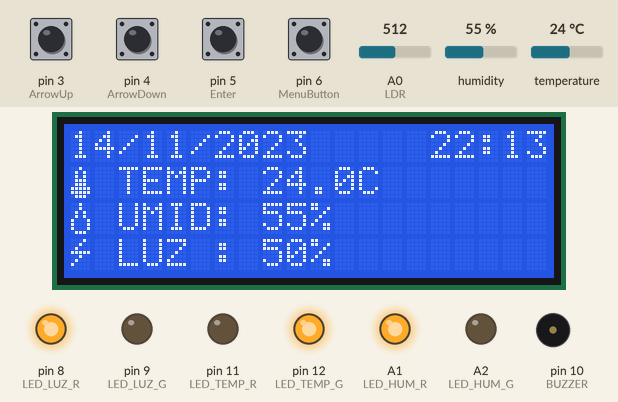
Simulated run of this sketch. Board: Arduino Uno, built with avr-gcc and run on an emulated ATmega328P. Shown: 20×4 character LCD, output pins drawn as LEDs (lit = HIGH), buzzer (waves = sounding). The inputs (shaded band) are chosen by the test bench; at power-on: pin 3 (ArrowUp), pin 4 (ArrowDown), pin 5 (Enter), pin 6 (MenuButton) HIGH, humidity 55 %, A0 (LDR) = 512, temperature 24 °C. The local clock reads 2024-03-15 10:24:30 at power-on unless the sketch sets it; EEPROM starts erased.

Above: at 8.0 s.
8.1 s: pin 6 (MenuButton) pulled LOW for 0.15 s
At 9.5 s:
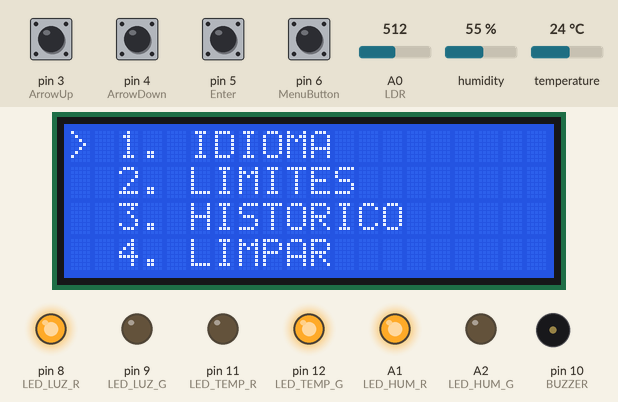
10.5 s: pin 3 (ArrowUp) pulled LOW for 1 s
At 12.6 s:
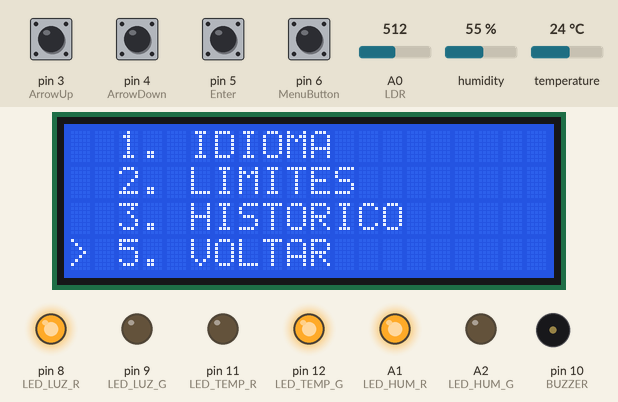
17.3 s: pin 3 (ArrowUp) pulled LOW for 0.15 s
21.4 s: pin 5 (Enter) pulled LOW for 1 s
At 23.7 s:
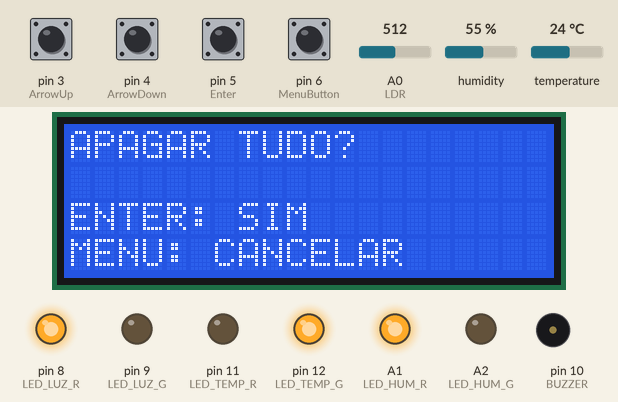
28.1 s: pin 5 (Enter) pulled LOW for 0.15 s
At 28.8 s:
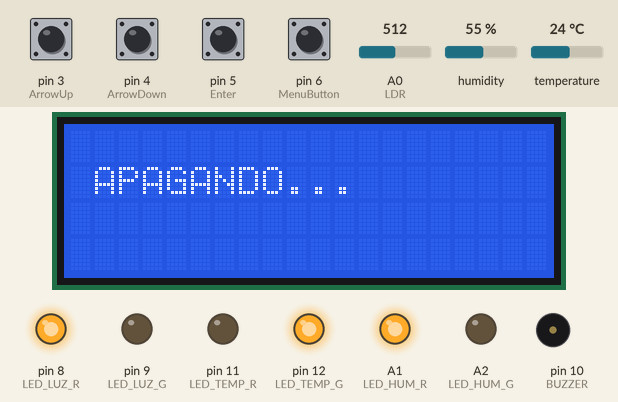
32.4 s: humidity set to 52 %
At 34.4 s:
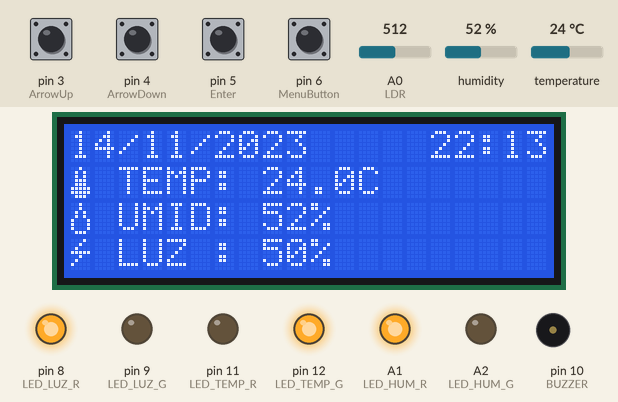
34.7 s: humidity set to 49 %
At 35.9 s:
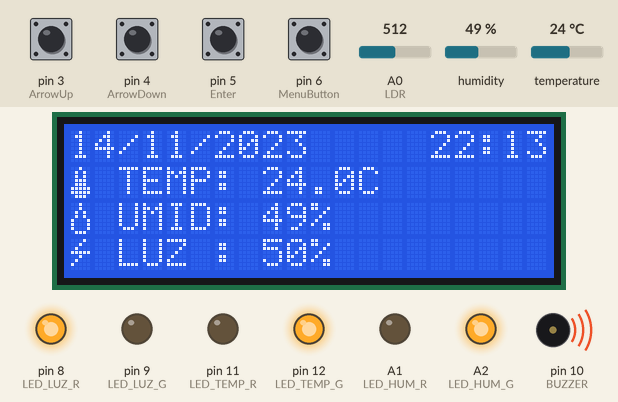
Timing chart, 0 to 35.6 s (numbered marks = the images above; inputs shaded):
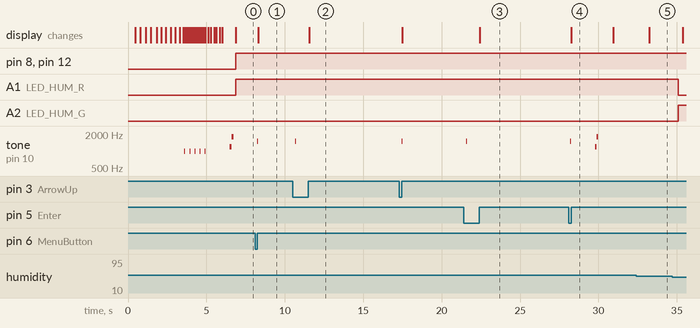

Measured:
- after the input at 8.1 s, tone on pin 10 (BUZZER): silent → 1500 Hz after 0.13 s, → silent 0.03 s later; the display: changes after 0.20 s (image 1)
- after the input at 10.5 s, tone on pin 10 (BUZZER): silent → 1500 Hz after 0.16 s, → silent 0.03 s later; the display: changes after 1.1 s (image 2)
- after the input at 17.3 s, tone on pin 10 (BUZZER): silent → 1500 Hz after 0.14 s, → silent 0.03 s later
- after the input at 21.4 s, tone on pin 10 (BUZZER): silent → 1500 Hz after 0.16 s, → silent 0.03 s later; the display: changes after 1.0 s (image 3)
- after the input at 28.1 s, the display: changes after 0.16 s (image 4)
- after the input at 32.4 s, tone on pin 10 (BUZZER): stays silent (without the input it goes to 640 Hz after 2.3 s); the display: changes after 0.85 s (image 5)
- what the display in image 4 shows lasts 2.7 s, from 28.3 s to 31.0 s

The sketch:

Data_Logger.ino
```cpp
#include <Wire.h>
#include <LiquidCrystal_I2C.h>
#include <DHT.h>
#include <RTClib.h>
#include <EEPROM.h>

// --- CONFIGURAÇÕES ---
LiquidCrystal_I2C lcd(0x27, 20, 4);
DHT dht(2, DHT22);
RTC_DS3231 rtc;

#define LED_LUZ_R 8
#define LED_LUZ_G 9
#define LED_TEMP_R 11
#define LED_TEMP_G 12
#define LED_HUM_R A1
#define LED_HUM_G A2
#define LDR A0
#define ArrowUp 3
#define ArrowDown 4
#define Enter 5
#define MenuButton 6
#define BUZZER 10

// --- VARIÁVEIS GLOBAIS ---
int idioma = 0;
float tempMin = 15.0, tempMax = 25.0;
float humMin = 30.0, humMax = 50.0;
int luzMin = 0, luzMax = 30;

bool alertaAtivo = false, editandoMin = true;
int totalRegistros = 0, enderecoAtual = 0, indiceHistorico = 0, menuIndex = 0, etapaAjuste = 0;

enum MenuState { MONITORAMENTO, MENU_PRINCIPAL, MENU_IDIOMA, SUBMENU_LIMITES, MENU_LIMITES, MENU_HISTORICO, MENU_LIMPAR };
MenuState estadoAtual = MONITORAMENTO;

struct Registro {
  float temp; float hum; int luz;
  byte dia; byte mes; byte hora; byte minute;
};

// Novos caracteres para a animação
byte termo[8] = {B00100, B01010, B01010, B01110, B01110, B11111, B11111, B01110};
byte gota[8]  = {B00100, B00100, B01010, B01010, B10001, B10001, B10001, B01110};
byte raio[8]  = {B00010, B00100, B01000, B11111, B00100, B01000, B10000, B00000};

// Caracteres para a logo animada
byte chip1[8] = {B01110, B10001, B10001, B11111, B10001, B10001, B10001, B01110};
byte chip2[8] = {B01110, B11111, B10101, B11111, B10101, B11111, B11111, B01110};
byte chip3[8] = {B01110, B11111, B11111, B11111, B11111, B11111, B11111, B01110};
byte onda1[8] = {B00000, B00000, B00001, B00011, B00110, B01100, B11000, B10000};
byte onda2[8] = {B00000, B10000, B11000, B01100, B00110, B00011, B00001, B00000};
byte seta[8]   = {B00100, B01110, B11111, B00100, B00100, B00100, B00100, B00100};
byte quadrado[8] = {B11111, B10001, B10001, B10001, B10001, B10001, B10001, B11111};

// --- FUNÇÕES DE MEMÓRIA (CONFIGURAÇÕES) ---
void salvarConfiguracoes() {
  EEPROM.put(500, tempMin); EEPROM.put(504, tempMax);
  EEPROM.put(508, humMin);  EEPROM.put(512, humMax);
  EEPROM.put(516, luzMin);  EEPROM.put(520, luzMax);
  EEPROM.put(524, idioma);
}

void carregarConfiguracoes() {
  float t_test;
  EEPROM.get(500, t_test);
  if(!isnan(t_test) && t_test > -50 && t_test < 100) {
    EEPROM.get(500, tempMin); EEPROM.get(504, tempMax);
    EEPROM.get(508, humMin);  EEPROM.get(512, humMax);
    EEPROM.get(516, luzMin);  EEPROM.get(520, luzMax);
    EEPROM.get(524, idioma);
  }
}

// --- ANIMAÇÃO DE BOOT ---
void animacaoBoot() {
  // Cria os caracteres personalizados
  lcd.createChar(3, chip1);
  lcd.createChar(4, chip2);
  lcd.createChar(5, chip3);
  lcd.createChar(6, onda1);
  lcd.createChar(7, onda2);

  // Animação 1: Logo com efeito de onda
  for(int frame = 0; frame < 3; frame++) {
    lcd.clear();
    lcd.setCursor(4, 0);
    lcd.print("DEBUGGERS");
    lcd.setCursor(7, 1);
    lcd.write(3);
    lcd.write(3);
    lcd.write(3);

    lcd.setCursor(7, 2);
    lcd.write(4);
    lcd.write(4);
    lcd.write(4);

    lcd.setCursor(7, 3);
    lcd.write(5);
    lcd.write(5);
    lcd.write(5);

    delay(300);

    if(frame < 2) {
      lcd.clear();
      lcd.setCursor(4, 0);
      lcd.print("DEBUGGERS");

      lcd.setCursor(7, 1);
      lcd.write(4);
      lcd.write(4);
      lcd.write(4);

      lcd.setCursor(7, 2);
      lcd.write(5);
      lcd.write(5);
      lcd.write(5);

      lcd.setCursor(7, 3);
      lcd.write(3);
      lcd.write(3);
      lcd.write(3);

      delay(300);
    }
  }

  // Animação 2: Ondas digitais
  for(int i = 0; i < 3; i++) {
    lcd.clear();
    lcd.setCursor(1, 0);
    lcd.print(">> SYSTEM BOOT  <<");

    // Ondas se movendo
    for(int pos = 0; pos < 20; pos++) {
      lcd.setCursor(pos, 2);
      lcd.write(6);
      lcd.setCursor(19-pos, 3);
      lcd.write(7);
    }
    delay(200);

    lcd.clear();
    lcd.setCursor(1, 0);
    lcd.print(">> SYSTEM BOOT  <<");

    for(int pos = 0; pos < 20; pos++) {
      lcd.setCursor(19-pos, 2);
      lcd.write(7);
      lcd.setCursor(pos, 3);
      lcd.write(6);
    }
    delay(200);
  }

  // Animação 3: Barra de progresso
  lcd.clear();
  lcd.setCursor(3, 0);
  lcd.print("INICIALIZANDO");
  lcd.setCursor(0, 2);
  lcd.print("[");
  lcd.setCursor(19, 2);
  lcd.print("]");

  for(int i = 0; i <= 16; i++) {
    lcd.setCursor(1 + i, 2);
    lcd.write(255); // Bloco cheio
    delay(80);
    // Som de click suave durante a progressão
    if(i % 4 == 0) tone(BUZZER, 1000, 20);
  }

  // Animação 4: Piscando "READY"
  for(int i = 0; i < 3; i++) {
    lcd.setCursor(7, 3);
    lcd.print("READY!");
    delay(200);
    lcd.setCursor(7, 3);
    lcd.print("      ");
    delay(150);
  }

  lcd.setCursor(6, 3);
  lcd.print("READY!");
  delay(500);

  // Som de sucesso final
  tone(BUZZER, 1200, 100);
  delay(100);
  tone(BUZZER, 1800, 150);
  delay(200);
}

// --- FUNÇÕES DE APOIO ---
void somClick() { tone(BUZZER, 1500, 30); }
void somSucesso() { tone(BUZZER, 1200, 100); delay(100); tone(BUZZER, 1800, 100); }
void somAlerta() {
  for (int f = 600; f < 1000; f += 20) { tone(BUZZER, f); delay(3); }
  for (int f = 1000; f > 600; f -= 20) { tone(BUZZER, f); delay(3); }
  noTone(BUZZER);
}

String traduza(String pt, String en, String es) {
  if (idioma == 1) return en; if (idioma == 2) return es; return pt;
}

bool botaoPressionado(int pino) {
  if (digitalRead(pino) == LOW) {
    delay(50);
    if (digitalRead(pino) == LOW) {
      somClick();
      while (digitalRead(pino) == LOW);
      return true;
    }
  }
  return false;
}

void salvarRegistro() {
  Registro novo;
  DateTime now = rtc.now();
  novo.temp = dht.readTemperature();
  novo.hum = dht.readHumidity();
  novo.luz = map(analogRead(LDR), 0, 1023, 0, 100);
  novo.dia = now.day(); novo.mes = now.month();
  novo.hora = now.hour(); novo.minute = now.minute();
  EEPROM.put(enderecoAtual, novo);
  enderecoAtual += sizeof(Registro);
  if (enderecoAtual + sizeof(Registro) > 450) enderecoAtual = 0;
  if (totalRegistros < (450 / sizeof(Registro))) totalRegistros++;
}

void limparMemoria() {
  lcd.clear(); lcd.setCursor(0,1); lcd.print(traduza(" APAGANDO...", " CLEARING...", " BORRANDO..."));
  for (int i = 0 ; i < 450 ; i++) EEPROM.write(i, 0);
  totalRegistros = 0; enderecoAtual = 0; indiceHistorico = 0;
  somSucesso(); delay(1000);
}

// --- DESENHO DAS TELAS ---
void desenharTela() {
  lcd.clear();
  switch (estadoAtual) {
    case MONITORAMENTO: {
        DateTime now = rtc.now();
        lcd.setCursor(0,0);
        if(now.day() < 10) lcd.print('0'); lcd.print(now.day()); lcd.print('/');
        if(now.month() < 10) lcd.print('0'); lcd.print(now.month()); lcd.print('/');
        lcd.print(now.year());
        lcd.setCursor(15,0);
        if(now.hour() < 10) lcd.print('0'); lcd.print(now.hour());
        lcd.print(':'); if(now.minute() < 10) lcd.print('0'); lcd.print(now.minute());

        lcd.setCursor(0,1); lcd.write(0); lcd.print(traduza(" TEMP: ", " TEMP: ", " TEMP: "));
        lcd.print(dht.readTemperature(), 1); lcd.print("C");
        lcd.setCursor(0,2); lcd.write(1); lcd.print(traduza(" UMID: ", " HUMID:", " HUMED:"));
        lcd.print((int)dht.readHumidity()); lcd.print("%");
        lcd.setCursor(0,3); lcd.write(2); lcd.print(traduza(" LUZ : ", " LIGHT:", " LUZ : "));
        lcd.print(map(analogRead(LDR), 0, 1023, 0, 100)); lcd.print("%");
      } break;

    case MENU_PRINCIPAL:
      lcd.setCursor(0,0); lcd.print(menuIndex == 0 ? "> 1. " : "  1. "); lcd.print(traduza("IDIOMA", "LANGUAGE", "IDIOMA"));
      lcd.setCursor(0,1); lcd.print(menuIndex == 1 ? "> 2. " : "  2. "); lcd.print(traduza("LIMITES", "LIMITS", "LIMITES"));
      lcd.setCursor(0,2); lcd.print(menuIndex == 2 ? "> 3. " : "  3. "); lcd.print(traduza("HISTORICO", "HISTORY", "HISTORIAL"));
      lcd.setCursor(0,3); lcd.print(menuIndex == 3 ? "> 4. " : "  4. "); lcd.print(traduza("LIMPAR", "CLEAR", "LIMPIAR"));
      if(menuIndex == 4) { lcd.setCursor(0,3); lcd.print("> 5. "); lcd.print(traduza("VOLTAR", "BACK", "VOLVER")); }
      break;

    case SUBMENU_LIMITES:
      lcd.setCursor(0,0); lcd.print(traduza("AJUSTAR:", "SELECT SENSOR:", "AJUSTAR:"));
      lcd.setCursor(0,1); lcd.print(menuIndex == 0 ? "> " : "  "); lcd.print(traduza("TEMPERATURA", "TEMPERATURE", "TEMPERATURA"));
      lcd.setCursor(0,2); lcd.print(menuIndex == 1 ? "> " : "  "); lcd.print(traduza("UMIDADE", "HUMIDITY", "HUMEDAD"));
      lcd.setCursor(0,3); lcd.print(menuIndex == 2 ? "> " : "  "); lcd.print(traduza("LUMINOSIDADE", "LIGHT LEVEL", "LUMINOSIDAD"));
      break;

    case MENU_LIMITES:
      lcd.setCursor(0,0);
      if(etapaAjuste == 0) lcd.print(traduza("SET: TEMPERATURA", "SET: TEMPERATURE", "SET: TEMPERATURA"));
      else if(etapaAjuste == 1) lcd.print(traduza("SET: UMIDADE", "SET: HUMIDITY", "SET: HUMEDAD"));
      else lcd.print(traduza("SET: LUZ", "SET: LIGHT", "SET: LUZ"));
      lcd.setCursor(0,2); lcd.print(editandoMin ? "MIN -> " : "MAX -> ");
      if(etapaAjuste == 0) lcd.print(editandoMin ? tempMin : tempMax, 1);
      else if(etapaAjuste == 1) lcd.print(editandoMin ? humMin : humMax, 0);
      else lcd.print(editandoMin ? luzMin : luzMax);
      lcd.print(etapaAjuste == 0 ? " C" : " %");
      break;

    case MENU_HISTORICO:
      if(totalRegistros == 0) {
        lcd.setCursor(5,1); lcd.print(traduza("VAZIO", "EMPTY", "VACIO"));
      } else {
        Registro r; EEPROM.get(indiceHistorico * sizeof(Registro), r);
        lcd.setCursor(0,0); lcd.print("L"); lcd.print(indiceHistorico + 1); lcd.print("/"); lcd.print(totalRegistros);
        lcd.setCursor(9,0);
        if(r.dia < 10) lcd.print("0"); lcd.print(r.dia); lcd.print("/"); if(r.mes < 10) lcd.print("0"); lcd.print(r.mes);
        lcd.print(" "); if(r.hora < 10) lcd.print("0"); lcd.print(r.hora); lcd.print(":"); if(r.minute < 10) lcd.print("0"); lcd.print(r.minute);
        lcd.setCursor(0,1); lcd.write(0); lcd.print(traduza(" TEMP: ", " TEMP: ", " TEMP: ")); lcd.print(r.temp, 1); lcd.print("C");
        lcd.setCursor(0,2); lcd.write(1); lcd.print(traduza(" UMID: ", " HUMID:", " HUMED:")); lcd.print(r.hum, 0); lcd.print("%");
        lcd.setCursor(0,3); lcd.write(2); lcd.print(traduza(" LUZ : ", " LIGHT:", " LUZ : ")); lcd.print(r.luz); lcd.print("%");
      } break;

    case MENU_LIMPAR:
      lcd.setCursor(0,0); lcd.print(traduza("APAGAR TUDO?", "CLEAR ALL?", "BORRAR TODO?"));
      lcd.setCursor(0,2); lcd.print(traduza("ENTER: SIM", "ENTER: YES", "ENTER: SI"));
      lcd.setCursor(0,3); lcd.print(traduza("MENU: CANCELAR", "MENU: CANCEL", "MENU: CANCELAR"));
      break;

    case MENU_IDIOMA:
      lcd.setCursor(0,0); lcd.print(traduza("SELECIONE:", "SELECT:", "SELECCIONE:"));
      lcd.setCursor(2,1); lcd.print(idioma == 0 ? "> PORTUGUES" : "  PORTUGUES");
      lcd.setCursor(2,2); lcd.print(idioma == 1 ? "> ENGLISH" : "  ENGLISH");
      lcd.setCursor(2,3); lcd.print(idioma == 2 ? "> ESPANOL" : "  ESPANOL");
      break;
  }
}

void verificarBotoes() {
  if (botaoPressionado(MenuButton)) {
    if(estadoAtual == MONITORAMENTO) estadoAtual = MENU_PRINCIPAL;
    else if(estadoAtual == MENU_LIMITES) estadoAtual = SUBMENU_LIMITES;
    else estadoAtual = MONITORAMENTO;
    menuIndex = 0; desenharTela(); return;
  }

  if (estadoAtual == MENU_PRINCIPAL) {
    if (botaoPressionado(ArrowUp))   { menuIndex = (menuIndex <= 0) ? 4 : menuIndex - 1; desenharTela(); }
    if (botaoPressionado(ArrowDown)) { menuIndex = (menuIndex >= 4) ? 0 : menuIndex + 1; desenharTela(); }
    if (botaoPressionado(Enter)) {
      if(menuIndex == 0) estadoAtual = MENU_IDIOMA;
      else if(menuIndex == 1) { estadoAtual = SUBMENU_LIMITES; menuIndex = 0; }
      else if(menuIndex == 2) { estadoAtual = MENU_HISTORICO; indiceHistorico = 0; }
      else if(menuIndex == 3) estadoAtual = MENU_LIMPAR;
      else estadoAtual = MONITORAMENTO;
      desenharTela();
    }
  }
  else if (estadoAtual == SUBMENU_LIMITES) {
    if (botaoPressionado(ArrowUp))   { menuIndex = (menuIndex <= 0) ? 2 : menuIndex - 1; desenharTela(); }
    if (botaoPressionado(ArrowDown)) { menuIndex = (menuIndex >= 2) ? 0 : menuIndex + 1; desenharTela(); }
    if (botaoPressionado(Enter)) { etapaAjuste = menuIndex; editandoMin = true; estadoAtual = MENU_LIMITES; desenharTela(); }
  }
  else if (estadoAtual == MENU_LIMITES) {
    if (botaoPressionado(ArrowUp)) {
      if(etapaAjuste == 0) { if(editandoMin) tempMin += 0.5; else tempMax += 0.5; }
      else if(etapaAjuste == 1) { if(editandoMin) humMin += 1; else humMax += 1; }
      else { if(editandoMin) luzMin += 1; else luzMax += 1; }
      desenharTela();
    }
    if (botaoPressionado(ArrowDown)) {
      if(etapaAjuste == 0) { if(editandoMin) tempMin -= 0.5; else tempMax -= 0.5; }
      else if(etapaAjuste == 1) { if(editandoMin) humMin -= 1; else humMax -= 1; }
      else { if(editandoMin) luzMin -= 1; else luzMax -= 1; }
      desenharTela();
    }
    if (botaoPressionado(Enter)) {
      if(editandoMin) editandoMin = false;
      else { somSucesso(); salvarConfiguracoes(); estadoAtual = SUBMENU_LIMITES; }
      desenharTela();
    }
  }
  else if (estadoAtual == MENU_HISTORICO) {
    if (botaoPressionado(ArrowUp))   { indiceHistorico = (indiceHistorico <= 0) ? totalRegistros - 1 : indiceHistorico - 1; desenharTela(); }
    if (botaoPressionado(ArrowDown)) { indiceHistorico = (indiceHistorico >= totalRegistros - 1) ? 0 : indiceHistorico + 1; desenharTela(); }
  }
  else if (estadoAtual == MENU_IDIOMA) {
    if (botaoPressionado(ArrowUp))   { idioma = (idioma <= 0) ? 2 : idioma - 1; desenharTela(); }
    if (botaoPressionado(ArrowDown)) { idioma = (idioma >= 2) ? 0 : idioma + 1; desenharTela(); }
    if (botaoPressionado(Enter))     { somSucesso(); salvarConfiguracoes(); estadoAtual = MENU_PRINCIPAL; desenharTela(); }
  }
  else if (estadoAtual == MENU_LIMPAR) {
    if (botaoPressionado(Enter))     { limparMemoria(); estadoAtual = MONITORAMENTO; desenharTela(); }
  }
}

void setup() {
  Wire.begin();
  lcd.init();
  lcd.backlight();
  dht.begin();
  rtc.begin();
  rtc.adjust(DateTime(F(__DATE__), F(__TIME__)));

  // Cria os caracteres principais
  lcd.createChar(0, termo);
  lcd.createChar(1, gota);
  lcd.createChar(2, raio);

  // Configura os pinos
  pinMode(BUZZER, OUTPUT);
  pinMode(LED_TEMP_R, OUTPUT); pinMode(LED_TEMP_G, OUTPUT);
  pinMode(LED_HUM_R, OUTPUT); pinMode(LED_HUM_G, OUTPUT);
  pinMode(LED_LUZ_R, OUTPUT); pinMode(LED_LUZ_G, OUTPUT);
  pinMode(ArrowUp, INPUT_PULLUP); pinMode(ArrowDown, INPUT_PULLUP);
  pinMode(Enter, INPUT_PULLUP); pinMode(MenuButton, INPUT_PULLUP);

  carregarConfiguracoes();

  // Exibe a animação de boot
  animacaoBoot();

  desenharTela();
}

void loop() {
  verificarBotoes();
  float t = dht.readTemperature(); float h = dht.readHumidity(); int l = map(analogRead(LDR), 0, 1023, 0, 100);
  bool alerta = (t < tempMin || t > tempMax || h < humMin || h > humMax || l < luzMin || l > luzMax);
  digitalWrite(LED_TEMP_R, (t < tempMin || t > tempMax)); digitalWrite(LED_TEMP_G, !(t < tempMin || t > tempMax));
  digitalWrite(LED_HUM_R, (h < humMin || h > humMax)); digitalWrite(LED_HUM_G, !(h < humMin || h > humMax));
  digitalWrite(LED_LUZ_R, (l < luzMin || l > luzMax)); digitalWrite(LED_LUZ_G, !(l < luzMin || l > luzMax));
  if (alerta) { somAlerta(); if (!alertaAtivo) { salvarRegistro(); alertaAtivo = true; } } else alertaAtivo = false;
  static unsigned long lastUpdate = 0;
  if (estadoAtual == MONITORAMENTO && millis() - lastUpdate > 2000) { desenharTela(); lastUpdate = millis(); }
}
```
